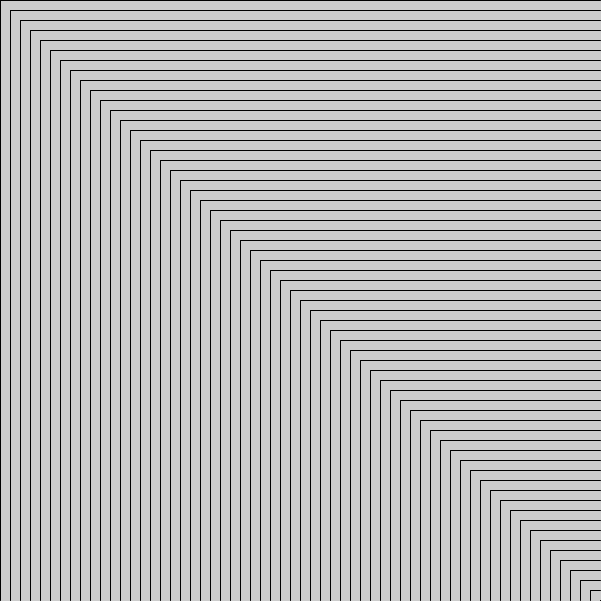
Frame 1 (no input)
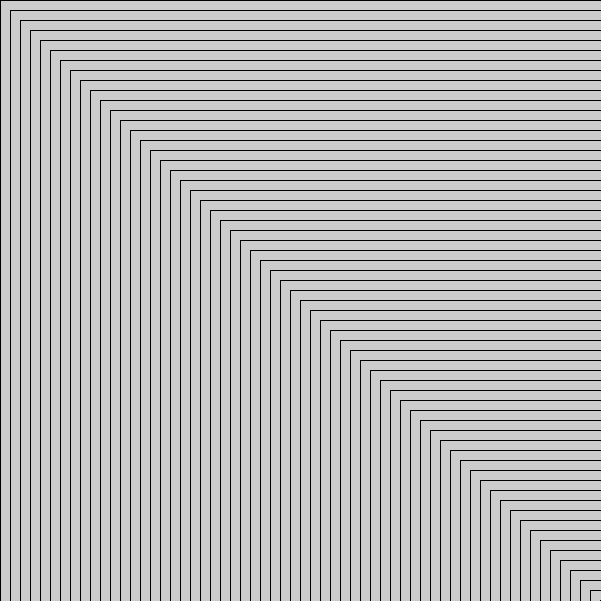
Frame 60 (the mouse pressed at the canvas centre just before this capture)
Frame 120 (the mouse held since frame 60 and released just before this capture): identical to frame 60, image omitted

The Processing sketch that drew these frames (run headless with seeded random() and noise(); from frame 60 on, the mouse is pressed at the canvas centre):

// Processing sketch: processing_115665
// ── processing_115665.pde

void setup() {
    size(601, 601);
}
    
void draw() {
    for (int x=0; x<=600; x=x+10) {
        line(x,x,x,600);
    }
    for(int y=0; y<=600; y=y+10) {
        line(y,y,600,y);
    }
}
